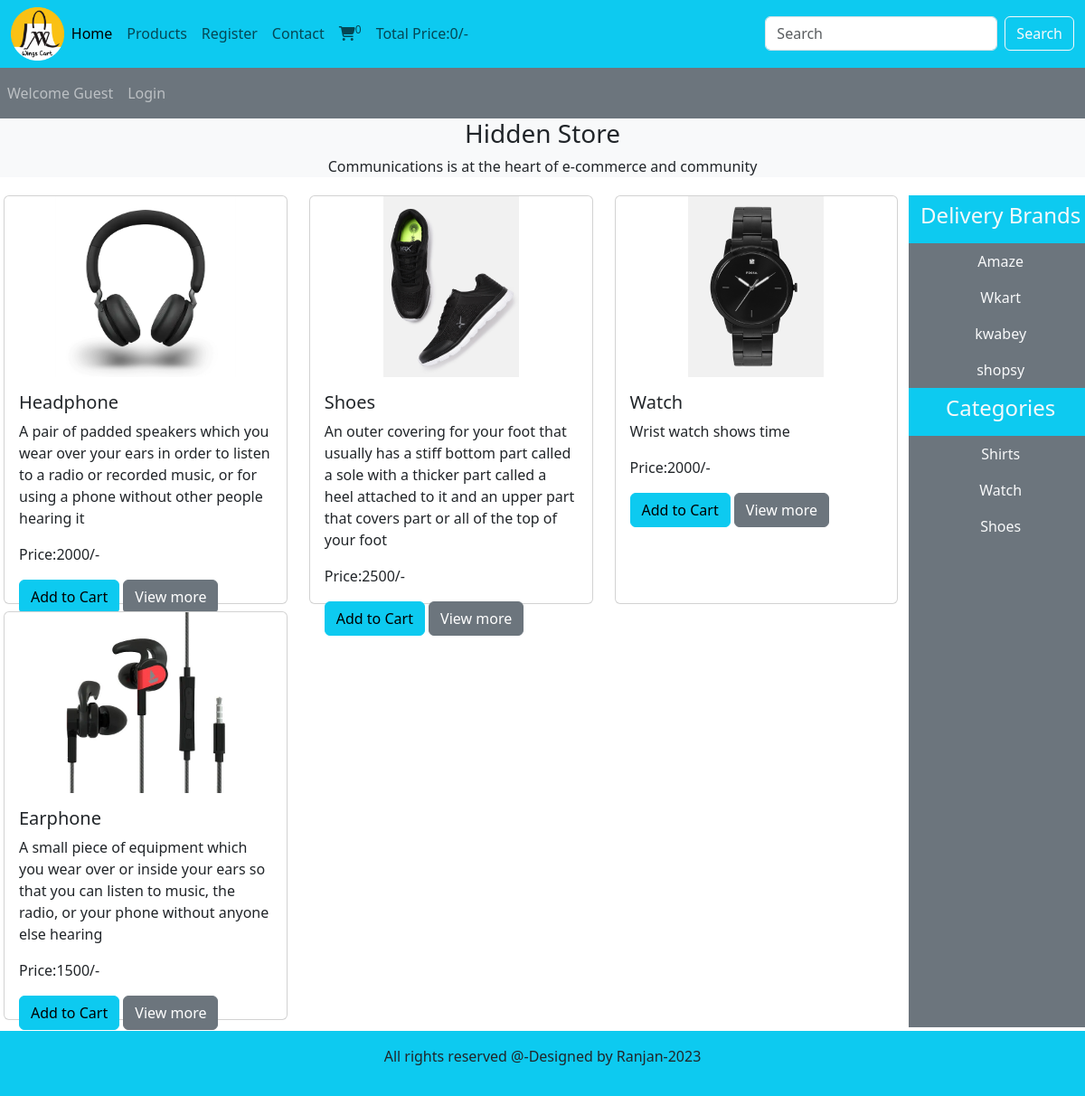
The page / on the database its author committed.
### tables this page shows
CREATE TABLE `products` (
  `product_id` int(11) NOT NULL,
  `product_title` varchar(100) NOT NULL,
  `product_description` varchar(255) NOT NULL,
  `product_keywords` varchar(255) NOT NULL,
  `category_id` int(11) NOT NULL,
  `brand_id` int(11) NOT NULL,
  `product_image1` varchar(255) NOT NULL,
  `product_image2` varchar(255) NOT NULL,
  `product_image3` varchar(255) NOT NULL,
  `product_price` varchar(100) NOT NULL,
  `date` timestamp NOT NULL DEFAULT current_timestamp() ON UPDATE current_timestamp(),
  `status` varchar(100) NOT NULL
);

CREATE TABLE `brands` (
  `brand_id` int(11) NOT NULL,
  `brand_title` varchar(100) NOT NULL
);

CREATE TABLE `categories` (
  `category_id` int(11) NOT NULL,
  `category_title` varchar(100) NOT NULL
);

### functions/common_function.php (the view, shortened to what this page needs)
<?php
function getproducts(){
    global $con;
    if(!isset($_GET['category'])){
        if(!isset($_GET['brand'])){
    $select_query="SELECT * FROM `products` order by rand() LIMIT 0,9";
    $result_query=mysqli_query($con,$select_query);
    while($row=mysqli_fetch_assoc($result_query)){
      $product_id=$row['product_id'];
      $product_title=$row['product_title'];
      $product_description=$row['product_description'];
      $product_image1=$row['product_image1'];
      $product_price=$row['product_price'];
      echo"<div class='col-md-4 mb-2'>
      <div class='card'>
  <img src='./admin_area/product_images/$product_image1' class='card-img-top'
  alt='$product_title'>
  <div class='card-body'>
  <h5 class='card-title'>$product_title</h5>
  <p class='card-text'> $product_description </p>
  <p class='card-text'> Price:$product_price/-</p>
  <a href='index.php?add_to_cart=$product_id' class='btn btn-info'>Add to Cart</a>
  <a href='product_details.php?product_id=$product_id' class='btn btn-secondary'>View more</a>
  </div>
  </div>
  </div>";
    }
}
}
}
function getbrands(){
global $con;
$select_brands="SELECT * FROM `brands`";
$result_brands=mysqli_query($con,$select_brands);
while($row_data=mysqli_fetch_assoc($result_brands)){
  $brand_title=$row_data['brand_title'];
  $brand_id=$row_data['brand_id'];
  echo "<li class='nav-item '>
  <a href='index.php?brand=$brand_id' class='nav-link text-light'>$brand_title</a>
  </li>";
}
}
function getcategories(){
    global $con;
    $select_categories="SELECT * FROM `categories`";
$result_categories=mysqli_query($con,$select_categories);
while($row_data=mysqli_fetch_assoc($result_categories)){
  $category_title=$row_data['category_title'];
  $category_id=$row_data['category_id'];
  echo "<li class='nav-item '>
  <a href='index.php?category=$category_id' class='nav-link text-light'>$category_title</a>
  </li>";
}
}
function getIPAddress() {
   if(!empty($_SERVER['HTTP_CLIENT_IP'])) {
              $ip = $_SERVER['HTTP_CLIENT_IP'];
      }
  elseif (!empty($_SERVER['HTTP_X_FORWARDED_FOR'])) {
              $ip = $_SERVER['HTTP_X_FORWARDED_FOR'];
   }
  else{
           $ip = $_SERVER['REMOTE_ADDR'];
   }
   return $ip;
}
function cart_item(){
  if(isset($_GET['add_to_cart'])){
    global $con;
    $get_ip_add=getIPAddress();
    $select_query="SELECT * FROM `cart_details`
    where ip_address='$get_ip_add'";
    $result_query=mysqli_query($con,$select_query);
    $count_cart_items=mysqli_num_rows($result_query);
    }else{
      global $con;
      $get_ip_add=getIPAddress();
      $select_query="SELECT * FROM `cart_details`
      where ip_address='$get_ip_add'";
      $result_query=mysqli_query($con,$select_query);
      $count_cart_items=mysqli_num_rows($result_query);
  }
  echo $count_cart_items;
}
function total_cart_price(){
  $total_price=0;
echo $total_price;
}
?>

### index.php (shortened to what this page needs)
<?php
include('includes/connect.php');
include('functions/common_function.php');
?>
<!DOCTYPE html>
<html lang="en">
   <head>
    <link href="https://cdn.jsdelivr.net/npm/bootstrap@5.3.0-alpha1/dist/css/bootstrap.min.css"
    rel="stylesheet"
>
    <link rel="stylesheet" href="https://cdnjs.cloudflare.com/ajax/libs/font-awesome/6.2.1/css/all.min.css"
 />
    <link rel="stylesheet" href="style.css">
   </head>
   <body>
<div class="container-fluid p-0">
    <nav class="navbar navbar-expand-lg navbar-light bg-info">
  <div class="container-fluid">
  <img src="./images/Logo2.png" alt="" class="logo">
    <div class="collapse navbar-collapse" id="navbarSupportedContent">
      <ul class="navbar-nav me-auto mb-2 mb-lg-0">
        <li class="nav-item">
          <a class="nav-link active" aria-current="page" href="index.php">Home</a>
        </li>
        <li class="nav-item">
          <a class="nav-link" href="display_all.php">Products</a>
        </li>
<?php
if(isset($_SESSION['username'])){
  echo "<li class='nav-item'>
  <a class='nav-link' href='./users_area/profile.php'>My Account</a>
</li>";
}else{
  echo "<li class='nav-item'>
  <a class='nav-link' href='./users_area/user_registration.php'>Register</a>
</li>";
}
?>
        <li class="nav-item">
           <a class="nav-link" href="#">Contact</a>
        </li>
        <li class="nav-item">
          <a class="nav-link" href="cart.php"><i class="fa-solid fa-cart-shopping"></i><sup><?php
          cart_item();
          ?></sup></a>
        </li>
        <li class="nav-item">
          <a class="nav-link" href="#">Total Price:<?php
          ?>/-</a>
        </li>
        </ul>
        <form class= "d-flex" action="search_product.php" method="get">
          <input class="form-control me-2" type="search" placeholder="Search"
          aria-label="Search" name="search_data">
          <input type="submit" value="Search" class="btn btn-outline-light"
          name="search_data_product">
        </form>
        </div>
        </div>
        </nav>
        </div>
<nav class="navbar navbar-expand-lg navbar-dark bg-secondary">
  <ul class="navbar-nav me-auto">
        <?php
        if(!isset($_SESSION['username'])){
          echo" <li class='nav-item'>
          <a class='nav-link' href='#'>Welcome Guest</a>
        </li>";
         }else{
          echo"<li class='nav-item'>
          <a class='nav-link' href='#'>Welcome ".$_SESSION['username']."</a>
        </li>";
         }
       if(!isset($_SESSION['username'])){
        echo" <li class='nav-item'>
        <a class='nav-link' href='./users_area/user_login.php'>Login</a>
      </li>";
       }else{
        echo" <li class='nav-item'>
        <a class='nav-link' href='./users_area/logout.php'>Logout</a>
      </li>";
       }
        ?>
  </ul>
</nav>
<div class="bg-light">
   <h3 class= "text-center" >Hidden Store</h3>
   <p class= "text-center" >Communications is at the heart of e-commerce
   and community</p>
</div>
<div class="row p-1">
  <div class="col-md-10">
      <div class="row">
  <?php
  getproducts();
  ?>
</div>
</div>
  <div class="col-md-2 bg-secondary p-0">
  <ul class="navbar-nav me-auto text-center">
    <li class="nav-item bg-info">
<a href="#" class="nav-link text-light"><h4>Delivery Brands</h4></a>
</li>
<?php
getbrands();
?>
</ul>
<ul class="navbar-nav me-auto text-center">
    <li class="nav-item bg-info">
<a href="#" class="nav-link text-light"><h4>Categories</h4></a>
</li>
<?php
getcategories();
?>
</ul>
</div>
</div>
<?php include("./includes/footer.php")?>
   </body>
</html>

### includes/footer.php
<div class="bg-info p-3 text-center">
    <p>All rights reserved @-Designed by Ranjan-2023</p>
</div>

### style.css (style rules this page uses)
* { margin:0; padding:0; box-sizing: border-box; }
.logo { width:5%; height:5%; }
.card-img-top { width: 100%; height: 200px; object-fit: contain; }

### index.php (style rules this page uses)
.logo { width:5%; height:5%; }
.card-body { width: 100%; height: 250px; object-fit: contain; }
body { overflow-x:hidden; }

### rows shown on the page
products: product_image1 (picture), product_title "Headphone", product_description "A pair of padded speakers which you wear over your ears in order to listen to a radio or recorded music, or for using a phone without other people hearing it", product_price "2000"
products: product_image1 (picture), product_title "Shoes", product_description "An outer covering for your foot that usually has a stiff bottom part called a sole with a thicker part called a heel attached to it and an upper part that covers part or all of the top of your foot", product_price "2500"
products: product_image1 (picture), product_title "Watch", product_description "Wrist watch shows time", product_price "2000"
products: product_image1 (picture), product_title "Earphone", product_description "A small piece of equipment which you wear over or inside your ears so that you can listen to music, the radio, or your phone without anyone else hearing", product_price "1500"
brands: brand_title "Amaze"
brands: brand_title "Wkart"
brands: brand_title "kwabey"
brands: brand_title "shopsy"
categories: category_title "Shirts"
categories: category_title "Watch"
categories: category_title "Shoes"

### other values the page prints
$count_cart_items "0"
$total_price "0"
